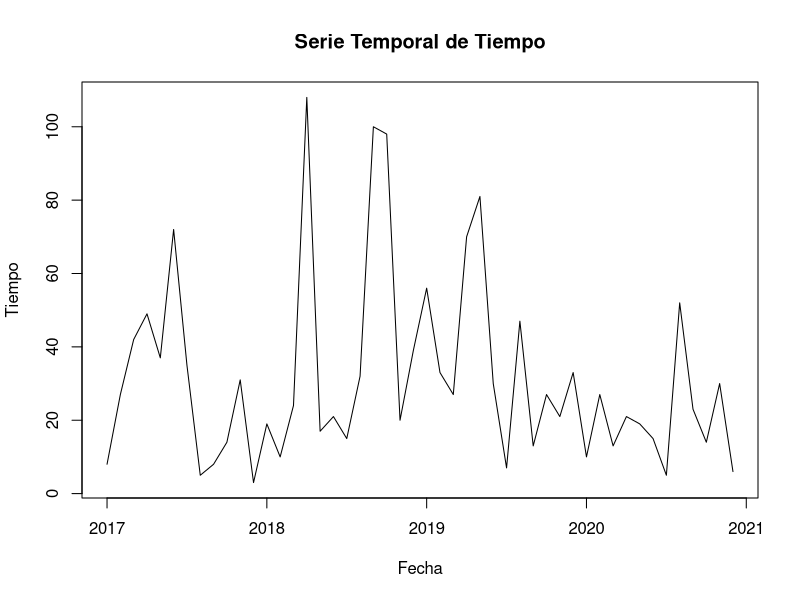
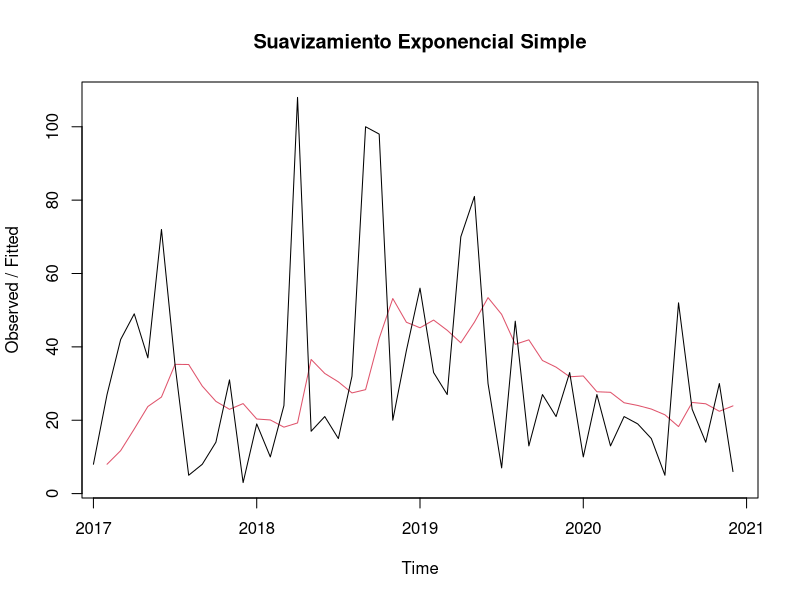
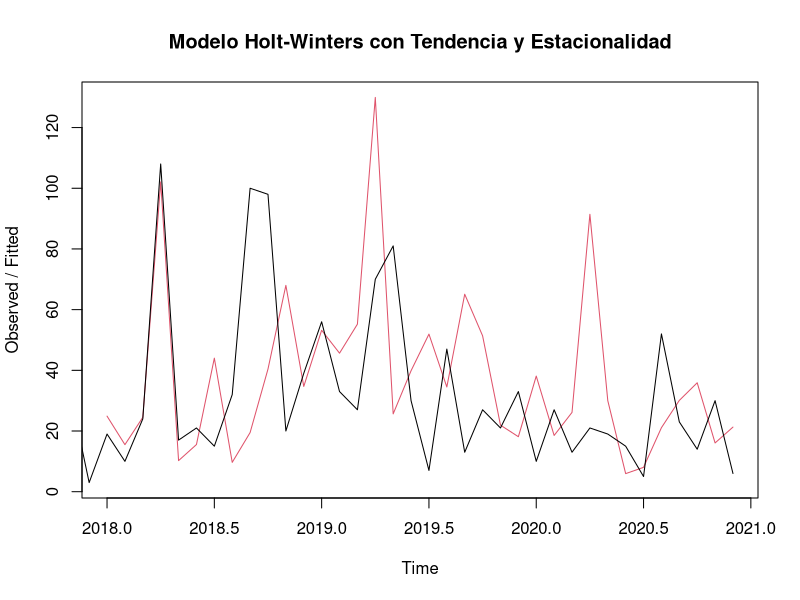
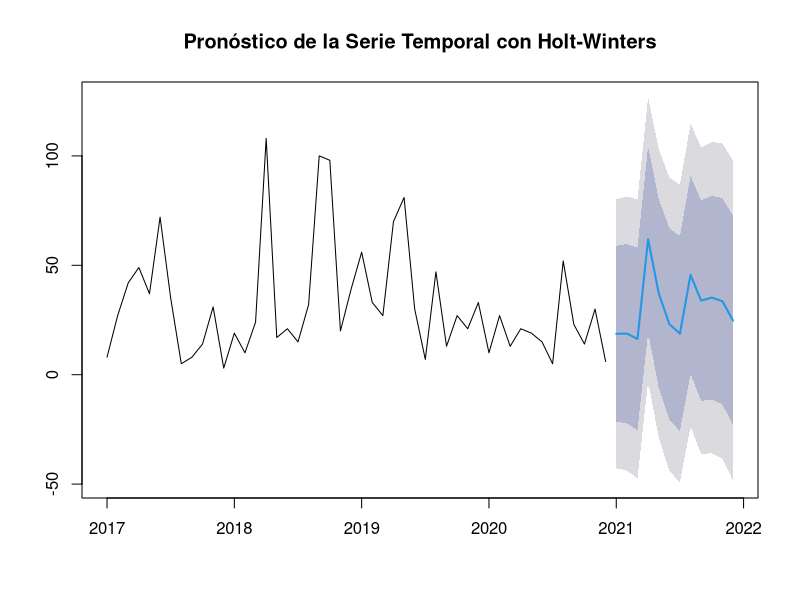

Source code (R) for these figures, in order:
## ---- chunk 1
# Cargar la librería forecast para predicciones
library(forecast)
library(Metrics)
## ---- chunk 2
# Leer los datos y transformar los datos
datos <- readxl::read_excel("MUESTRA SERIE TIEMPO.xlsx")
datos$transaction_date <- as.Date(datos$transaction_date, origin="1899-12-30")
datos <- aggregate(quantity ~ transaction_date, data = datos, FUN = sum)
## ---- chunk 3

# Convertir los datos a un objeto de serie temporal
serie_tiempo <- ts(datos$quantity, start = c(2017, 1), end = c(2020, 12), frequency = 12)


# Visualizar la serie temporal
plot(serie_tiempo, main = "Serie Temporal de Tiempo", ylab = "Tiempo", xlab = "Fecha")



## ---- chunk 4
# Suavizamiento exponencial simple
suavizado_simple <- HoltWinters(serie_tiempo, beta = FALSE, gamma = FALSE)
plot(suavizado_simple, main = "Suavizamiento Exponencial Simple")

## ---- chunk 5
# Aplicar el modelo Holt-Winters con componentes de tendencia y estacionalidad
modelo_holt_winters <- HoltWinters(serie_tiempo)
plot(modelo_holt_winters, main = "Modelo Holt-Winters con Tendencia y Estacionalidad")


## ---- chunk 6
# Calcular las métricas de precisión
rmse <- rmse(serie_tiempo, modelo_holt_winters$fitted)
mae <- mae(serie_tiempo, modelo_holt_winters$fitted)
mape <- mape(serie_tiempo, modelo_holt_winters$fitted) * 100

# Imprimir las métricas
cat("RMSE:", rmse, "\n")
cat("MAE:", mae, "\n")
cat("MAPE:", mape, "%", "\n")


# Generar pronósticos para los próximos 12 períodos
pronostico <- forecast(modelo_holt_winters, h = 12)
plot(pronostico, main = "Pronóstico de la Serie Temporal con Holt-Winters")
